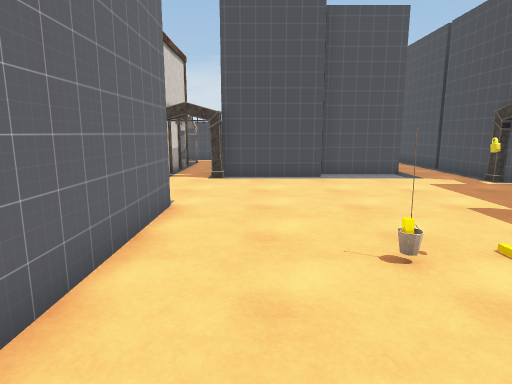
[1] (above)

22 first-person views from a walk through a 3-D level made in the Unity game engine. The camera is 1.5 m above the floor, tilts 10° down and sees 75° across. Doors are open. The floor is counted in squares, 1 m on a side. Each view is taken from the middle of a square. On the plan, view 1 faces up. The plan holds only what a view shows up to about 15 squares ahead; the rest is blank. The place goes on beyond the plan. The player is left out. Some animated figures are not drawn.

[2]
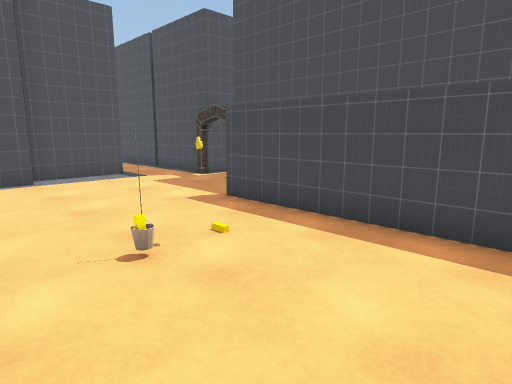

[3]
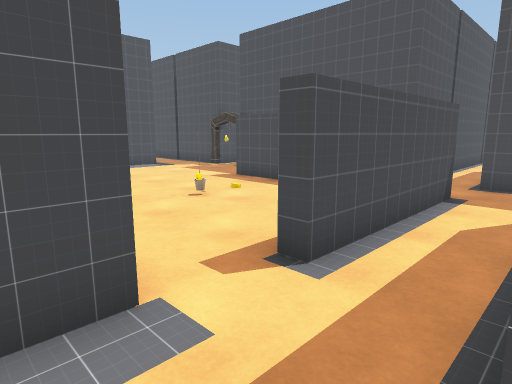

[4]
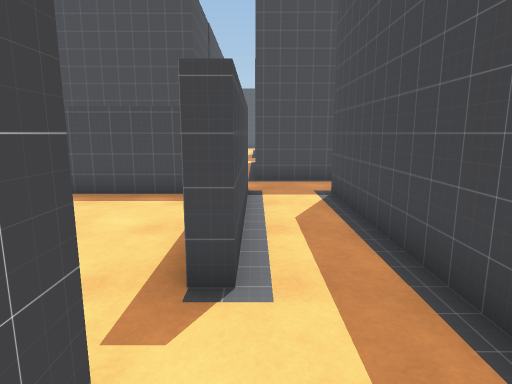

[5]
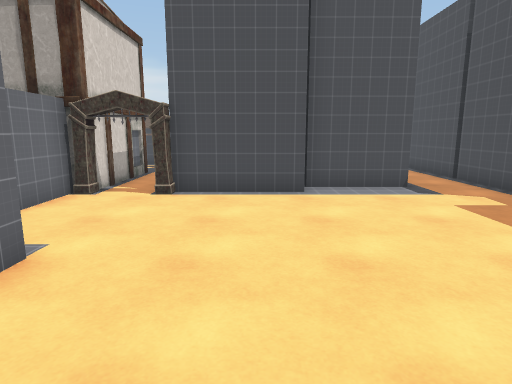

[6]
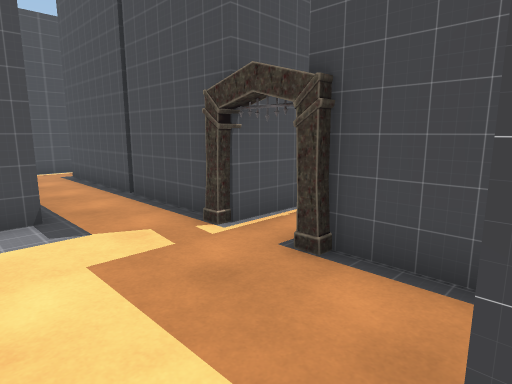

[7]
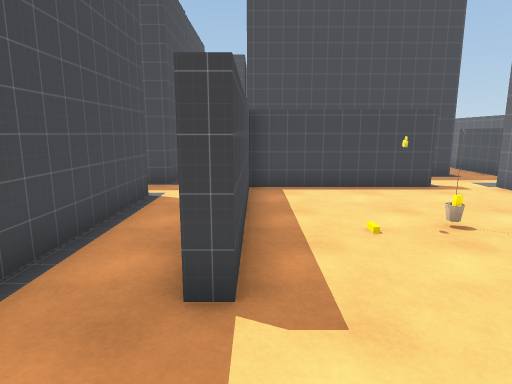

[8]
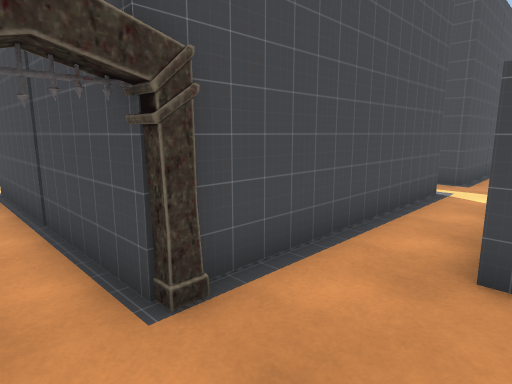

[9]
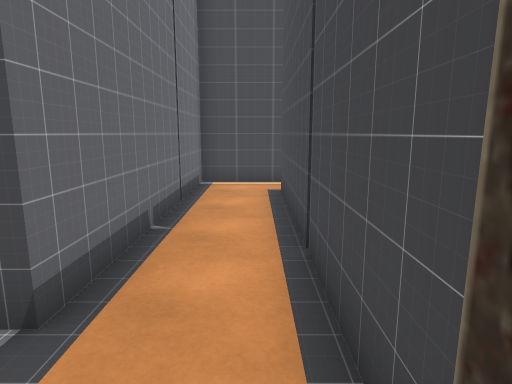

[10]
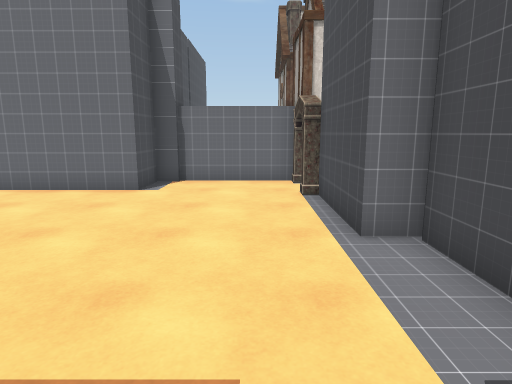

[11]
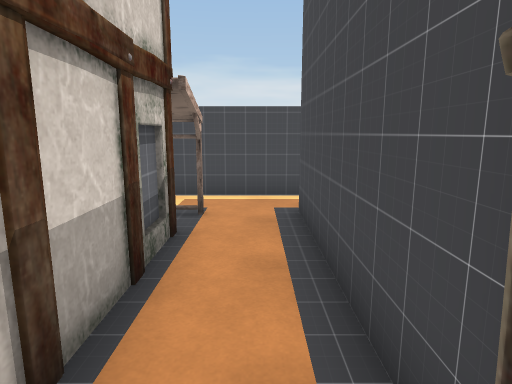

[12]
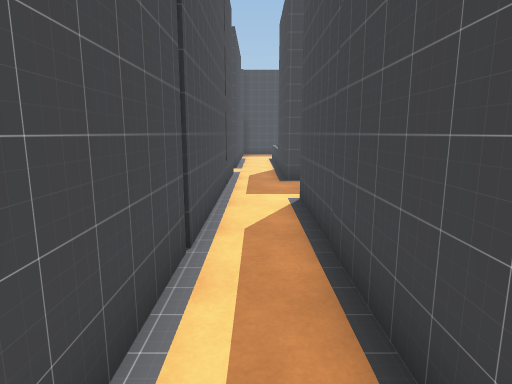

[13]
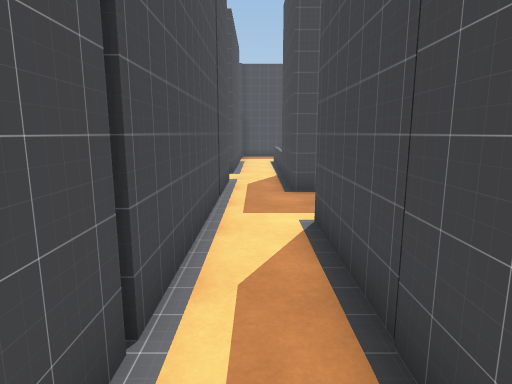

[14]
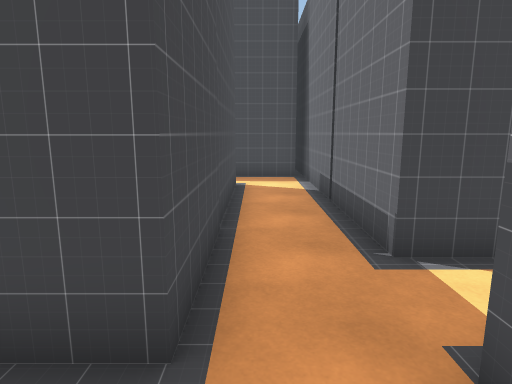

[15]
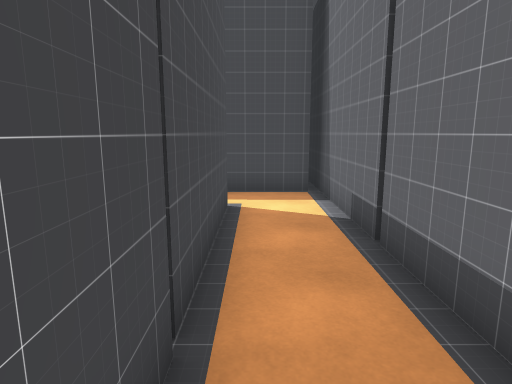

[16]
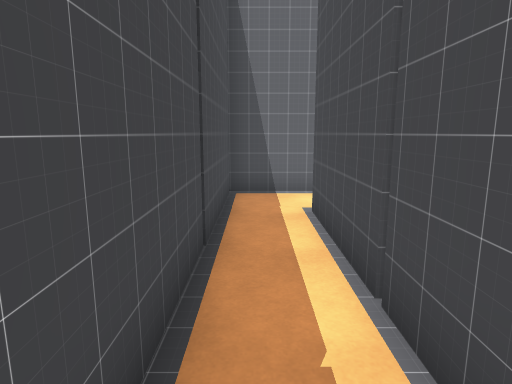

[17]
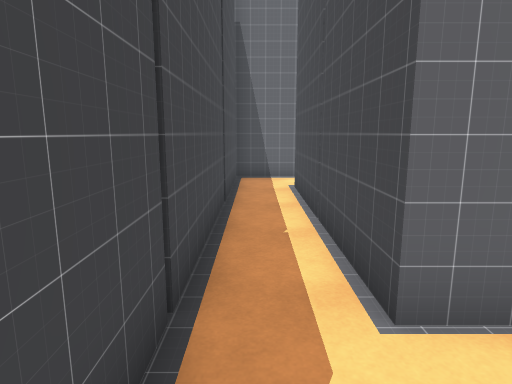

[18]
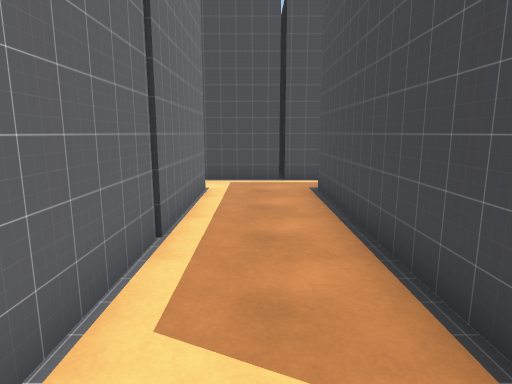

[19]
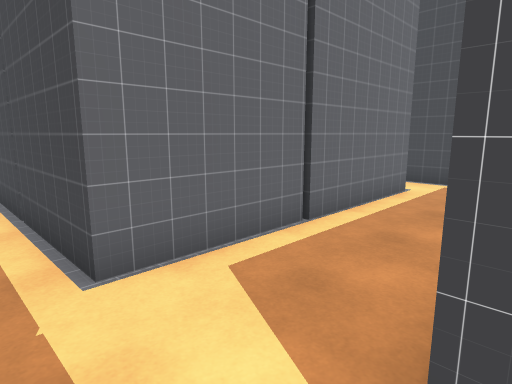

[20]
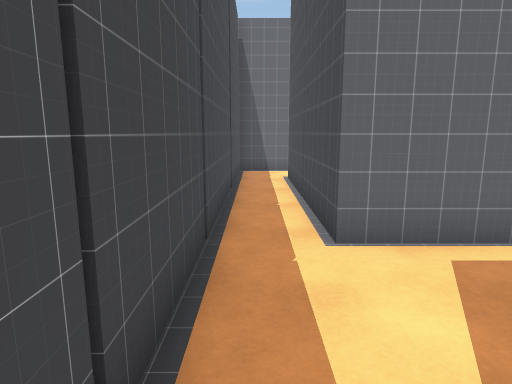

[21]
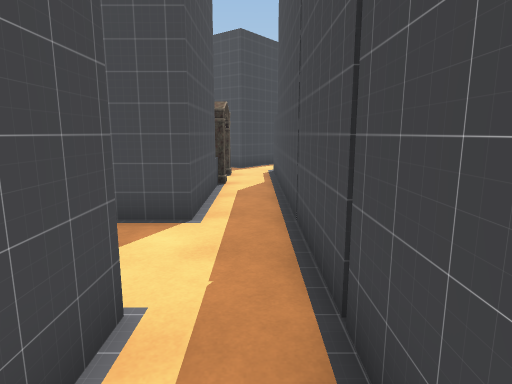

[22]
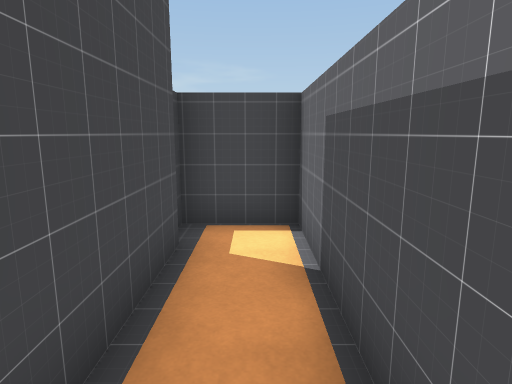

### Floor plan
Ten units are one square. View 1 is at (0, 0); x grows to the right and y downward. Boxes are objects, and circles mark ways between rooms. Rooms are numbered by the first view taken in them; rooms with no view inside come last. Other rooms are left out.
<svg viewBox="-42 -209 242 329">
<path fill="none" stroke="#000" d="M77 -109 77 -140M23 -124 23 -115 -12 -115M95 -102 84 -102M77 -9 77 -87 150 -87M57 8 1 8 1 3 52 3 52 -62 58 -62M77 -141 77 -188M77 10 146 10M-18 -3 -18 3M-37 -115 -37 -69 -18 -69 -18 -21M-19 29 53 29M145 -9 80 -9M82 -204 53 -204 53 -124 24 -124M-37 28 -37 75 -18 75M-19 64 -19 29M-18 3 -29 3M77 41 77 10M55 107 145 107M53 29 53 115M146 89 77 89 77 42M146 10 146 89M195 89 177 89 177 10 195 10M145 107 195 107M195 -9 145 -9M-12 -120 -12 -164M-33 -160 -33 -119"/>
<rect x="-35" y="-115" width="10" height="10" fill="#bbb"><title>arch</title></rect>
<rect x="-15" y="-115" width="10" height="10" fill="#bbb"><title>arch</title></rect>
<rect x="75" y="-105" width="10" height="10" fill="#bbb"><title>arch</title></rect>
<circle cx="-20" cy="15" r="3" fill="#2a7"/>
<circle cx="50" cy="20" r="3" fill="#2a7"/>
<circle cx="65" cy="10" r="3" fill="#2a7"/>
<circle cx="140" cy="0" r="3" fill="#2a7"/>
<circle cx="-20" cy="-130" r="3" fill="#2a7"/>
<circle cx="140" cy="100" r="3" fill="#2a7"/>
<text x="40" y="-70">1</text>
<text x="-30" y="40">2</text>
<text x="70" y="70">3</text>
<text x="160" y="50">4</text>
<text x="-20" y="-140">5</text>
</svg>
Room 1 opens to room 2. Room 1 opens to room 3. Room 1 opens to room 4. Room 1 opens to room 5. Room 3 opens to room 4.

Where each view was taken, in squares from view 1:
view 1: 0 up, 0 right, facing up
view 2: 0 up, 0 right, facing up-right
view 3: 3 down, 3 left, facing up-right
view 4: 1 down, 3 left, facing right
view 5: 3 up, 1 right, facing up
view 6: 6 up, 4 right, facing up-right
view 7: 9 up, 5 right, facing down
view 8: 10 up, 5 right, facing down-right
view 9: 10 up, 7 right, facing up
view 10: 10 up, 7 right, facing left
view 11: 11 up, 2 left, facing up
view 12: 0 up, 7 right, facing right
view 13: 0 up, 9 right, facing right
view 14: 1 up, 7 right, facing down
view 15: 2 down, 7 right, facing down
view 16: 10 down, 14 right, facing left
view 17: 10 down, 17 right, facing left
view 18: 10 down, 16 right, facing up
view 19: 10 down, 18 right, facing up-left
view 20: 10 down, 19 right, facing left
view 21: 10 down, 12 right, facing right
view 22: 2 down, 3 left, facing down
